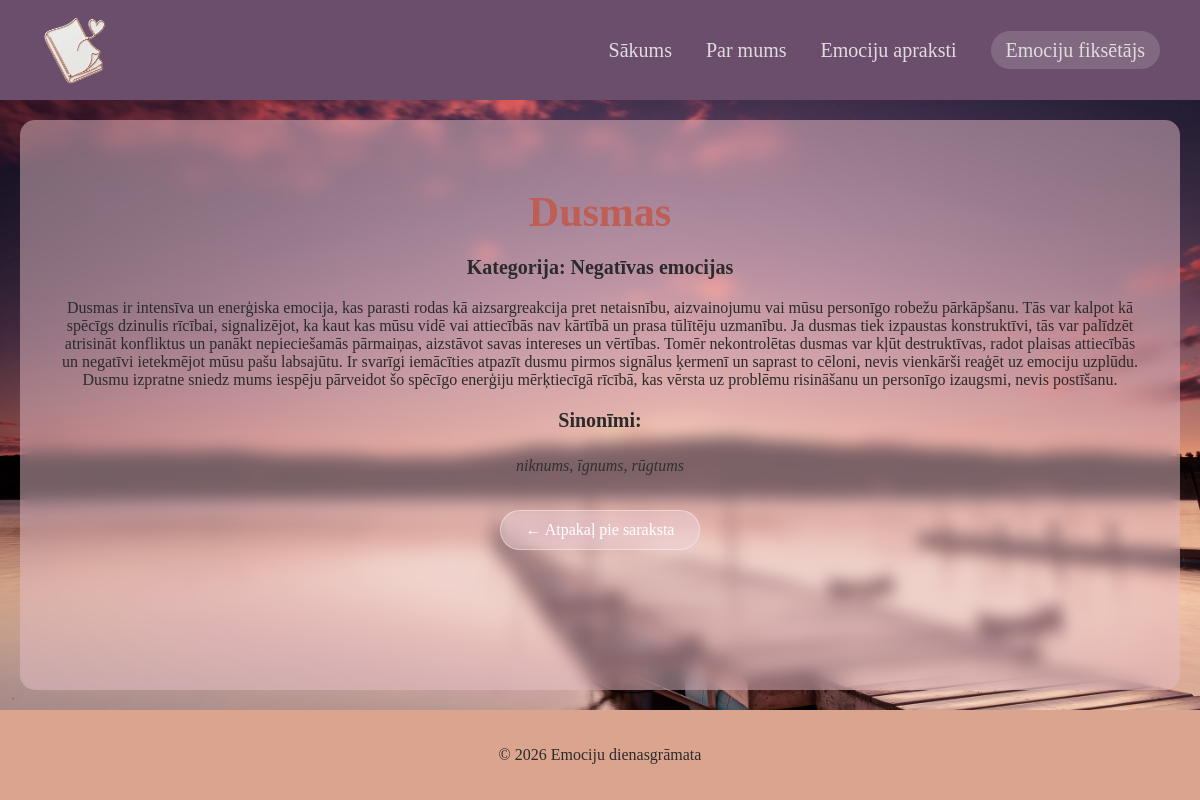
/apraksti/3, run on the app's committed database.
### tables this page shows
CREATE TABLE emotions (
	id INTEGER NOT NULL PRIMARY KEY AUTOINCREMENT,
	vards TEXT NOT NULL,
	apraksts TEXT,
	category_id INTEGER NOT NULL, garaks_apraksts TEXT,
	CONSTRAINT emotions_categories_FK FOREIGN KEY (category_id) REFERENCES categories(id)
);

CREATE TABLE categories (
	id INTEGER NOT NULL PRIMARY KEY AUTOINCREMENT,
	nosaukums TEXT NOT NULL
);

CREATE TABLE synonyms (
	id INTEGER NOT NULL PRIMARY KEY AUTOINCREMENT,
	emotion_id INTEGER NOT NULL,
	sinonimi TEXT,
	CONSTRAINT synonyms_emotions_FK FOREIGN KEY (emotion_id) REFERENCES emotions(id)
);

### app.py (the view)
@app.route('/apraksti/<int:emotion_id>')
def description_detail(emotion_id):
    conn = get_db_connection()
    emotion = conn.execute('''
        SELECT e.*, c.nosaukums AS kategorija, v.krasas_kods
        FROM emotions e
        JOIN categories c ON e.category_id = c.id
        JOIN visuals v ON e.id = v.emotion_id
        WHERE e.id = ?''', (emotion_id,)).fetchone()
    synonyms = conn.execute(
        'SELECT * FROM synonyms WHERE emotion_id = ?', (emotion_id,)).fetchall()
    conn.close()
    return render_template('description_detail.html', emotion=emotion, synonyms=synonyms)

### app.py (called while the page is built)
def get_db_connection():
    db = Path(__file__).parent / "emociju-dienasgramata.db"
    conn = sqlite3.connect(db)
    conn.row_factory = sqlite3.Row
    return conn

### templates/description_detail.html (shortened to what this page needs)
{% extends "base.html" %}
{% block content %}
<div class="detail-container">
    <h1 style="color: {{ emotion.krasas_kods }}">{{ emotion.vards }}</h1>
    <div class="glass-box">
        <h3>Kategorija: {{ emotion.kategorija }} emocijas</h3>
        <p>{{ emotion.garaks_apraksts }}</p>
    </div>
    <h3>Sinonīmi:</h3>
    <ul>
        {% for s in synonyms %}
        <li>{{ s.sinonimi }}</li>
        {% endfor %}
    </ul>
    <a href="/apraksti" class="back-button">← Atpakaļ pie saraksta</a>
</div>
{% endblock %}

### static/style.css (style rules this page uses)
body { font-family:Cambria, Cochin, Georgia, Times, 'Times New Roman', serif; background-image: url("/static/images/your_background.jpg"); background-attachment: fixed; background-size: cover; background-position: center; background-repeat: no-repeat; color: #2b2b2b; margin: 0; padding: 0; }
.detail-container ul { list-style: none; padding: 0; margin: 0 auto; text-align: center; }
.detail-container li { display: inline-block; margin: 5px; font-style: italic; opacity: 0.9; }
.back-button { display: inline-block; margin-top: 30px; padding: 10px 25px; background: #ffffff26; border: 1px solid #ffffff66; border-radius: 30px; color: white !important; text-decoration: none; transition: all 0.3s ease; backdrop-filter: blur(5px); }
h1 { font-size: 42px; margin-bottom: 20px; color: #2b2b2b; text-align: center; }
h3 { font-size: 20px; margin-bottom: 20px; color: #2b2b2b; text-align: center; }

### data on the page
emotions: vards "Dusmas", garaks_apraksts "Dusmas ir intensīva un enerģiska emocija, kas parasti rodas kā aizsargreakcija pret netaisnību, aizvainojumu vai mūsu personīgo robežu pārkāpšanu. Tās var kalpot kā spēcīgs dzinulis rīcībai, signalizējot, ka kaut kas mūsu vidē vai attiecībās nav kārtībā un prasa tūlītēju uzmanību. Ja dusmas tiek izpaustas konstruktīvi, tās var palīdzēt atrisināt konfliktus un panākt nepieciešamās pārmaiņas, aizstāvot savas intereses un vērtības. Tomēr nekontrolētas dusmas var kļūt destruktīvas, radot plaisas attiecībās un negatīvi ietekmējot mūsu pašu labsajūtu. Ir svarīgi iemācīties atpazīt dusmu pirmos signālus ķermenī un saprast to cēloni, nevis vienkārši reaģēt uz emociju uzplūdu. Dusmu izpratne sniedz…"
categories: kategorija "Negatīvas"
synonyms: sinonimi "niknums, īgnums, rūgtums"
